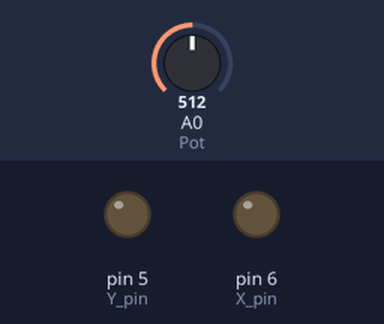
A sketch run on a simulated Arduino Uno, built with avr-gcc and run on an emulated ATmega328P. On the bench: output pins drawn as LEDs (lit = HIGH). Inputs (shaded band) come from the test bench; at power-on: A0 (Pot) = 512.

Above: at 1.2 s.
1.3 s: A0 (Pot) set to 900
At 2.3 s:
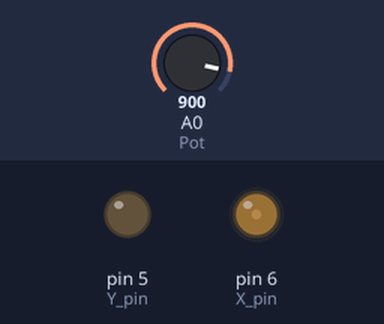
4.3 s: A0 (Pot) set to 716
At 5.0 s:
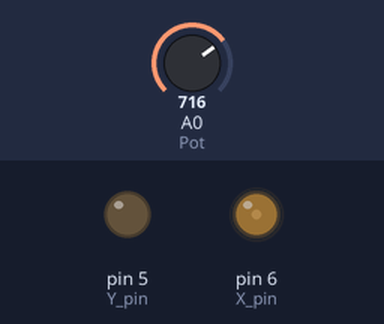
7.3 s: A0 (Pot) set to 511
At 8.1 s:
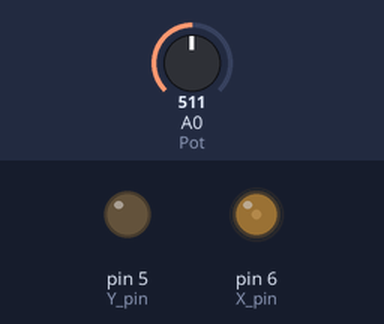
10.3 s: A0 (Pot) set to 306
Timing chart, 0 to 11.1 s (numbered marks = the images above; inputs shaded):
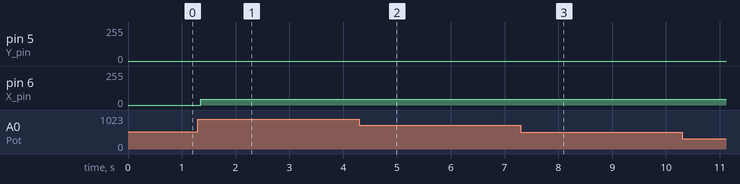

The sketch:

HAPPY.ino
```cpp
//Inputs/Outputs
int X_pin = 6;
int Y_pin = 5;
int Pot = A0;

int point_delay = 1000;         //Delay between loops in us
#define how_many_vertices_HAPPY  33
#define how_many_vertices  38 //Put here the amount of vertices that you ahve
//Coordinates for the X & Y (remember, up to 254 coordinates)
byte coordinate_HAPPY[how_many_vertices_HAPPY * 2] = {
  5,64,
  6,5,
  5,32,
  42,32,
  42,64,
  42,64,

  61,62,
  82,5,
  97,45,
  66,44,
  97,45,
  103,63,

  121,64,
  121,7,
  148,8,
  155,21,
  148,37,
  121,37,
  121,64,

  174,61,
  174,6,
  198,8,
  205,21,
  198,34,
  173,34,
  174,61,

  234,62,
  233,36,
  218,7,
  233,36,
  251,5,
  233,36,
  233,62,

};

byte coordinate[how_many_vertices * 2] = {
  70, 254,
  100, 196,
  110, 133,
  99, 135,
  97, 125,
  7, 152,
  15, 129,
  5, 121,
  17, 112,
  8, 88,
  97, 114,
  19, 66,
  39, 57,
  37, 42,
  52, 44,
  63, 25,
  106, 101,
  86, 14,
  107, 23,
  114, 7,
  123, 22,
  149, 13,
  124, 100,
  168, 23,
  179, 46,
  194, 43,
  191, 58,
  213, 69,
  133, 110,
  222, 93,
  212, 111,
  226, 119,
  212, 129,
  224, 154,
  141, 125,
  135, 143,
  100, 195,
  70, 254,

};


void setup() {
  pinMode(X_pin, OUTPUT);     //Define the pin as output
  pinMode(Y_pin, OUTPUT);     //Define the pin as output
  pinMode(Pot, INPUT);        //Define the pin as input for the potentiometer

  //Now we adjust PWM frequency using Prescale_factor
  TCCR0A =  (TCCR0A & B10100011 + TCCR0A | B10100011);  //(1<<COM0A1 | 0<<COM0A0 | 1<<COM0B1 | 0<<COM0B0 | 1<<WGM01 | 1<<WGM00);
  TCCR0B =  (TCCR0B & B00000001 + TCCR0B | B00000001);  //(0<<FOC0A | 0<<FOC0B | 0<<WGM02 | 0<<CS02 | 0<<CS01 | 1<<CS00);
  TIMSK0 =  (TIMSK0 & B11111000);                       //(0<<OCIE0B | 0<<OCIE0A  | 0<<TOIE0);

}

void loop() {
  unsigned char loopcount;
  {
    point_delay = map(analogRead(Pot), 0, 1024, 10, 2000);            //Read analog value adn map it to a range between 10 and 2000us
    if (millis() / 5000 < 1) {
      for (loopcount = 0; loopcount < how_many_vertices_HAPPY * 2; loopcount++)
      {
        if (loopcount % 2 == 0) {
          analogWrite(X_pin, coordinate_HAPPY[loopcount]);                          //In this "for" we change the analog PWM width according to X axis and Y axis
          analogWrite(Y_pin, coordinate_HAPPY[loopcount + 1]);
        }
        delayMicroseconds(point_delay);                                 //Add the delay
      }
    }


    if (millis() / 5000 > 1) {
      for (loopcount = 0; loopcount < how_many_vertices * 2; loopcount++)
      {
        if (loopcount % 2 == 0) {
          analogWrite(X_pin, coordinate[loopcount]);                          //In this "for" we change the analog PWM width according to X axis and Y axis
          analogWrite(Y_pin, coordinate[loopcount + 1]);
        }
        delayMicroseconds(point_delay);                                 //Add the delay
      }
    }
  }
}
```

Measured:
- after the input at 1.3 s, pin 5 (Y_pin): stays 0/255 (without the input it goes to 36/255 after 1.4 s); pin 6 (X_pin): 0/255 → 42/255 after 0.05 s
- after the input at 4.3 s, pin 5 (Y_pin): stays 0/255 (without the input it goes to 61/255 after 2.5 s); pin 6 (X_pin): stays 42/255 (without the input it goes to 234/255 after 2.5 s)
- after the input at 7.3 s, pin 5 (Y_pin): stays 0/255 (without the input it goes to 36/255 after 2.0 s); pin 6 (X_pin): stays 42/255 (without the input it goes to 233/255 after 2.0 s)
